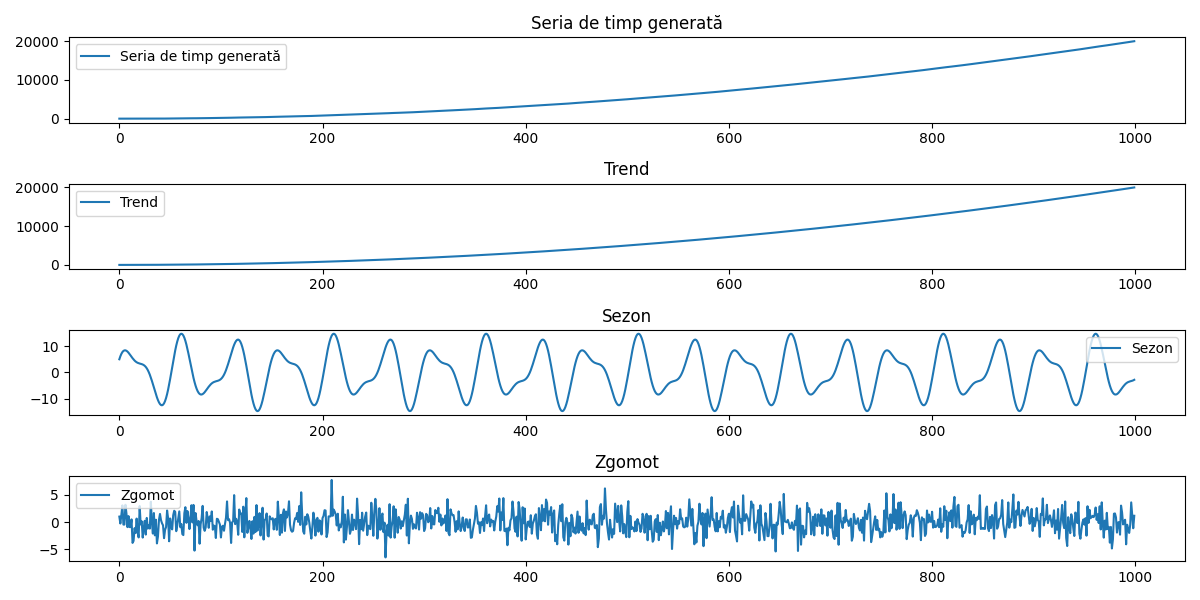

Reproduce this figure in Python.
import numpy as np
import matplotlib.pyplot as plt

# Generarea seriei de timp
np.random.seed(42)

N = 1000
t = np.arange(N)
trend = 0.02 * t ** 2
seasonality = 10 * np.sin(2 * np.pi * t / 50) + 5 * np.cos(2 * np.pi * t / 30)
noise = np.random.normal(0, 2, N)

time_series = trend + seasonality + noise

# Desenarea seriei de timp și componentelor separat
plt.figure(figsize=(12, 6))
plt.subplot(4, 1, 1)
plt.plot(t, time_series, label='Seria de timp generată')
plt.legend()
plt.title('Seria de timp generată')

plt.subplot(4, 1, 2)
plt.plot(t, trend, label='Trend')
plt.legend()
plt.title('Trend')

plt.subplot(4, 1, 3)
plt.plot(t, seasonality, label='Sezon')
plt.legend()
plt.title('Sezon')

plt.subplot(4, 1, 4)
plt.plot(t, noise, label='Zgomot')
plt.legend()
plt.title('Zgomot')

plt.tight_layout()
plt.savefig("ex1.png")
plt.show()